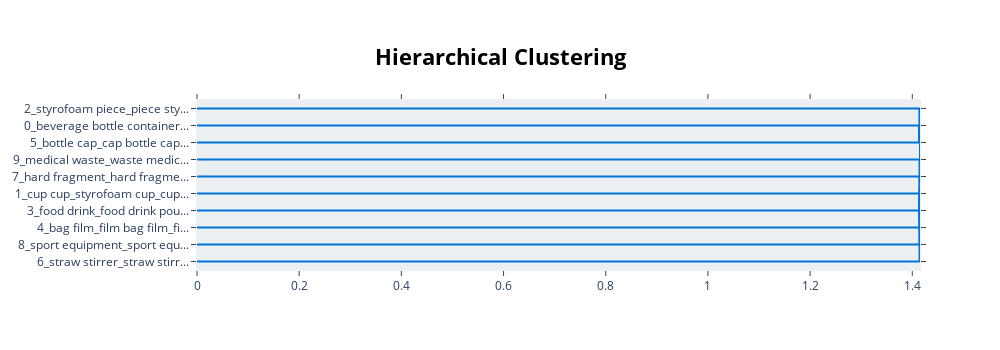

The notebook cell this image was saved under:
### Code cell
# Visualize connections between topics using hierachical clustering
topic_model.visualize_hierarchy(top_n_topics=10)

### Figure 1 — Plotly figure (JSON) as saved in the notebook; plotly's stock layout.template omitted (floating-point values rounded to 4 significant figures)
{"data": [{"hoverinfo": "text", "marker": {"color": "rgb(0,116,217)"}, "mode": "lines", "type": "scatter", "x": [0, 1.413, 1.413, 0], "xaxis": "x", "y": [-15, -15, -25, -25], "yaxis": "y"}, {"hoverinfo": "text", "marker": {"color": "rgb(0,116,217)"}, "mode": "lines", "type": "scatter", "x": [0, 1.414, 1.414, 1.413], "xaxis": "x", "y": [-5, -5, -20, -20], "yaxis": "y"}, {"hoverinfo": "text", "marker": {"color": "rgb(0,116,217)"}, "mode": "lines", "type": "scatter", "x": [0, 1.414, 1.414, 0], "xaxis": "x", "y": [-55, -55, -65, -65], "yaxis": "y"}, {"hoverinfo": "text", "marker": {"color": "rgb(0,116,217)"}, "mode": "lines", "type": "scatter", "x": [1.414, 1.414, 1.414, 0], "xaxis": "x", "y": [-60, -60, -75, -75], "yaxis": "y"}, {"hoverinfo": "text", "marker": {"color": "rgb(0,116,217)"}, "mode": "lines", "type": "scatter", "x": [0, 1.414, 1.414, 1.414], "xaxis": "x", "y": [-45, -45, -67.5, -67.5], "yaxis": "y"}, {"hoverinfo": "text", "marker": {"color": "rgb(0,116,217)"}, "mode": "lines", "type": "scatter", "x": [1.414, 1.414, 1.414, 0], "xaxis": "x", "y": [-56.25, -56.25, -85, -85], "yaxis": "y"}, {"hoverinfo": "text", "marker": {"color": "rgb(0,116,217)"}, "mode": "lines", "type": "scatter", "x": [0, 1.414, 1.414, 1.414], "xaxis": "x", "y": [-35, -35, -70.62, -70.62], "yaxis": "y"}, {"hoverinfo": "text", "marker": {"color": "rgb(0,116,217)"}, "mode": "lines", "type": "scatter", "x": [1.414, 1.414, 1.414, 0], "xaxis": "x", "y": [-52.81, -52.81, -95, -95], "yaxis": "y"}, {"hoverinfo": "text", "marker": {"color": "rgb(0,116,217)"}, "mode": "lines", "type": "scatter", "x": [1.414, 1.415, 1.415, 1.414], "xaxis": "x", "y": [-12.5, -12.5, -73.91, -73.91], "yaxis": "y"}], "layout": {"autosize": false, "height": 350, "hoverlabel": {"bgcolor": "white", "font": {"family": "Rockwell", "size": 16}}, "hovermode": "closest", "plot_bgcolor": "#ECEFF1", "showlegend": false, "title": {"font": {"color": "Black", "size": 22}, "text": "<b>Hierarchical Clustering</b>", "x": 0.5, "xanchor": "center", "yanchor": "top"}, "width": 1000, "xaxis": {"mirror": "allticks", "rangemode": "tozero", "showgrid": false, "showline": true, "showticklabels": true, "ticks": "outside", "type": "linear", "zeroline": false}, "yaxis": {"mirror": "allticks", "range": [-100, 0], "rangemode": "tozero", "showgrid": false, "showline": true, "showticklabels": true, "tickmode": "array", "ticks": "outside", "ticktext": ["2_styrofoam piece_piece sty...", "0_beverage bottle container...", "5_bottle cap_cap bottle cap...", "9_medical waste_waste medic...", "7_hard fragment_hard fragme...", "1_cup cup_styrofoam cup_cup...", "3_food drink_food drink pou...", "4_bag film_film bag film_fi...", "8_sport equipment_sport equ...", "6_straw stirrer_straw stirr..."], "tickvals": [-5, -15, -25, -35, -45, -55, -65, -75, -85, -95], "type": "linear", "zeroline": false}}}
